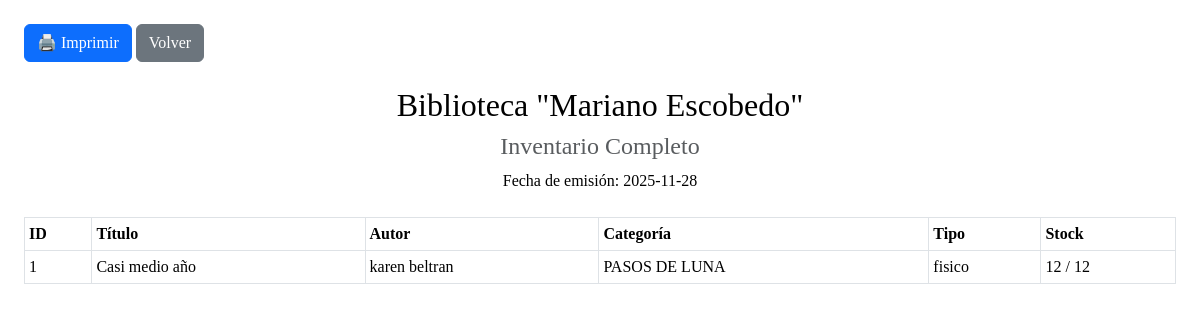
The app's page /admin/imprimir-inventario (signed in) with its own data.
### app.py (models this page shows)
class Recurso(db.Model):
    __tablename__ = 'recursos'
    id_recurso = db.Column(db.Integer, primary_key=True)
    titulo = db.Column(db.String(255), nullable=False)
    autor = db.Column(db.String(200), nullable=False)
    categoria = db.Column(db.String(100), nullable=False, default='General')
    tipo_recurso = db.Column(db.String(20), nullable=False)
    ruta_archivo_e2 = db.Column(db.String(255), nullable=True)
    ruta_miniatura = db.Column(db.String(255), nullable=True)
    ejemplares_total = db.Column(db.Integer, default=0)
    ejemplares_disponibles = db.Column(db.Integer, default=0)
    descripcion = db.Column(db.Text)
    prestamos = db.relationship('Prestamo', backref='libro', lazy=True, cascade="all, delete-orphan")

### app.py (the view)
@app.route('/admin/imprimir-inventario')
def imprimir_inventario():
    if 'loggedin' not in session: return redirect(url_for('admin_login'))
    filtro = request.args.get('categoria')
    if filtro and filtro != 'Todas':
        recursos = Recurso.query.filter_by(categoria=filtro).all()
        titulo = f"Reporte: {filtro}"
    else:
        recursos = Recurso.query.all()
        titulo = "Inventario Completo"
    return render_template('admin/imprimir_inventario.html', recursos=recursos, fecha=date.today(), titulo=titulo)

### templates/admin/imprimir_inventario.html (shortened to what this page needs)
<!DOCTYPE html>
<html lang="es">
<head>
    <link href="https://cdn.jsdelivr.net/npm/bootstrap@5.3.2/dist/css/bootstrap.min.css" rel="stylesheet">
</head>
<body class="p-4">
    <div class="mb-4 no-print">
        <button onclick="window.print()" class="btn btn-primary">🖨️ Imprimir</button>
        <a href="{{ url_for('inventario') }}" class="btn btn-secondary">Volver</a>
    </div>
    <h2 class="text-center">Biblioteca "Mariano Escobedo"</h2>
    <h4 class="text-center text-muted">{{ titulo }}</h4>
    <p class="text-center">Fecha de emisión: {{ fecha }}</p>
    <table class="table table-bordered table-sm mt-4">
        <thead>
            <tr><th>ID</th><th>Título</th><th>Autor</th><th>Categoría</th><th>Tipo</th><th>Stock</th></tr>
        </thead>
        <tbody>
            {% for r in recursos %}
            <tr>
                <td>{{ r.id_recurso }}</td>
                <td>{{ r.titulo }}</td>
                <td>{{ r.autor }}</td>
                <td>{{ r.categoria }}</td>
                <td>{{ r.tipo_recurso }}</td>
                <td>{{ r.ejemplares_disponibles }} / {{ r.ejemplares_total }}</td>
            </tr>
            {% endfor %}
        </tbody>
    </table>
</body>
</html>

### templates/admin/imprimir_inventario.html (style rules this page uses)
body { background: white; color: black; font-family: serif; }

### records on screen
Recurso: id_recurso "1", titulo "Casi medio año", autor "karen beltran", categoria "PASOS DE LUNA", tipo_recurso "fisico", ejemplares_disponibles "12", ejemplares_total "12"

### other values on screen
{{ titulo }} "Inventario Completo"
